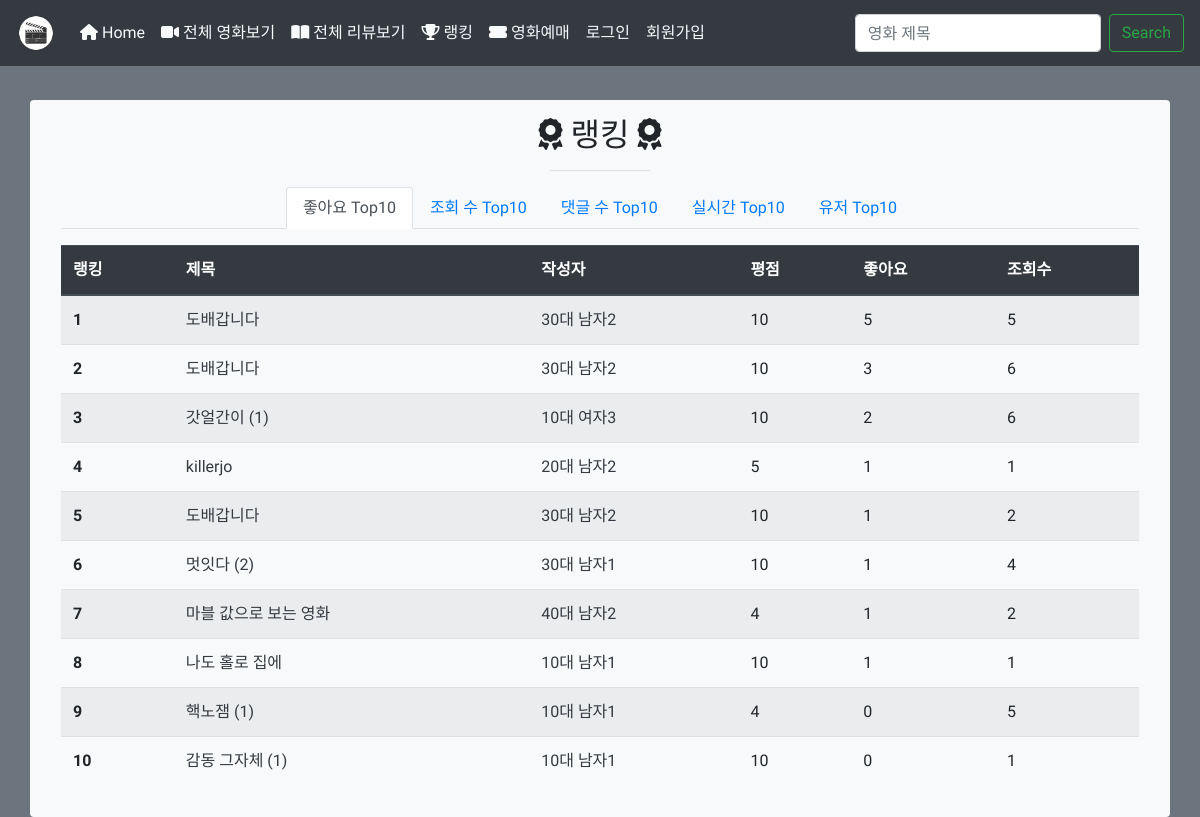
/rank/, run on the app's committed database.
### movies/models.py (models this page shows)
class Review(models.Model):
    title = models.CharField(max_length=100)
    movie = models.ForeignKey(Movie,
                             on_delete=models.CASCADE)
    rank = models.IntegerField()
    content = models.TextField()
    created_at = models.DateTimeField(auto_now_add=True)
    updated_at = models.DateTimeField(auto_now=True)
    user = models.ForeignKey(settings.AUTH_USER_MODEL,
                             on_delete=models.CASCADE)
    hit = models.PositiveIntegerField(default=0)
    like_users = models.ManyToManyField(settings.AUTH_USER_MODEL,
                            related_name='like_reviews')
    dislike_users = models.ManyToManyField(settings.AUTH_USER_MODEL,
                            related_name='dislike_reviews')
    user_hit_time = models.ManyToManyField(settings.AUTH_USER_MODEL,
                            related_name='hit_time_reviews')

### accounts/models.py (models this page shows)
class User(AbstractUser):
    age = models.IntegerField(default=0)
    rrn = models.IntegerField(default=0)
    sex = models.CharField(max_length=10, default='남')
    followings = models.ManyToManyField(
        settings.AUTH_USER_MODEL,
        related_name='follower'
        )
    followers = models.ManyToManyField(
        settings.AUTH_USER_MODEL,
        related_name='following'
        )
    nickname = models.CharField(max_length=20)

### movies/views.py (the view)
# urls.py: path('rank/', views.rank, name='rank'),
def rank(request):
    users_with_admin = User.objects.all()
    users = []
    for user in users_with_admin:
        if not user.is_superuser:
            users.append(user)
    movies = Movie.objects.all()
    manyLikedMoviess = []
    for movie in movies:
        manyLikedMoviess.append((movie.like_users.count(), movie))
    manyLikedMoviess.sort(reverse=True, key = lambda x : x[0])
    manyLikedMovies = []
    for movie in manyLikedMoviess[:10]:
        manyLikedMovies.append(movie[1])
    reviews = Review.objects.all()
    manyLikedReviewss = []
    for review in reviews:
        manyLikedReviewss.append((review.like_users.count(), review))
    manyLikedReviewss.sort(reverse=True, key = lambda x : x[0])
    manyLikedReviews = []
    for review in manyLikedReviewss[:10]:
        manyLikedReviews.append(review[1])
    manyHitsReviews = []
    manyHitsReviews_list = reviews.order_by('-hit')
    for review in manyHitsReviews_list[:10]:
        manyHitsReviews.append(review)
    manyCommentsReviews_list = []
    for review in reviews:
        manyCommentsReviews_list.append((review.comment_set.count(), review))
    manyCommentsReviews_list.sort(reverse=True, key = lambda x : x[0])
    manyCommentsReviews = []
    for review in manyCommentsReviews_list[:10]:
        manyCommentsReviews.append(review[1])
    live_movie_history = Moviehistory.objects.all()
    live_movie_dict = {}
    for history in live_movie_history:
        if history.movie in live_movie_dict:
            live_movie_dict[history.movie] += 1
        else:
            live_movie_dict[history.movie] = 1
    live_movie_list = []
    for key in live_movie_dict:
        live_movie_list.append((live_movie_dict[key], key))
    live_movie_list.sort(reverse=True, key = lambda x : x[0])
    live_movies = []
    min_num = min(10, len(live_movie_list))
    for i in range(min_num):
        live_movies.append(live_movie_list[i][1])
    live_review_history = Reviewhistory.objects.all()
    live_review_dict = {}
    for history in live_review_history:
        if history.review in live_review_dict:
            live_review_dict[history.review] += 1
        else:
            live_review_dict[history.review] = 1
    live_review_list = []
    for key in live_review_dict:
        live_review_list.append((live_review_dict[key], key))
    live_review_list.sort(reverse=True, key = lambda x : x[0])
    live_reviews = []
    min_num = min(10, len(live_review_list))
    for i in range(min_num):
        live_reviews.append(live_review_list[i][1])
    users_list = User.objects.all()
    users = []
    for u in users_list:
        if not u.is_superuser:
            users.append((u, Review.objects.filter(user=u).count(), Comment.objects.filter(user=u).count()))
    users.sort(reverse=True, key = lambda x : (x[1], x[2]))
    users_rank = []
    for u in users[:10]:
        users_rank.append(u[0])
    context = {
        'manyLikedMovies':manyLikedMovies,
        'manyLikedReviews':manyLikedReviews,
        'manyHitsReviews':manyHitsReviews,
        'manyCommentsReviews':manyCommentsReviews,
        'live_movies':live_movies,
        'live_reviews':live_reviews,
        'users_rank':users_rank,
    }
    return render(request, 'movies/rank.html', context)

### movies/templates/movies/rank.html (shortened to what this page needs)
{% extends 'base.html' %}
{% load static %}
{% load bootstrap4 %}
{% load bootstrap_pagination %}
{% block body %}
    <div class="container">
      <div class="row">
        <div class="col">
          <h2 style="text-align:center;"><i class="fas fa-award"></i> 랭킹 <i class="fas fa-award"></i></h2>
          <hr width="100px">
            <ul class="nav nav-tabs justify-content-center">
              <li class="nav-item">
                <a class="nav-link active" data-toggle="tab" href="#liked">좋아요 Top10</a>
              </li>
              <li class="nav-item">
                <a class="nav-link" data-toggle="tab" href="#hits">조회 수 Top10</a>
              </li>
              <li class="nav-item">
                <a class="nav-link" data-toggle="tab" href="#comments">댓글 수 Top10</a>
              </li>
              <li class="nav-item">
                <a class="nav-link" data-toggle="tab" href="#live">실시간 Top10</a>
              </li>
              <li class="nav-item">
                <a class="nav-link" data-toggle="tab" href="#user_rank">유저 Top10</a>
              </li>
            </ul>
            <div class="tab-content">
              <div class="tab-pane fade show active" id="liked">
              <p>
                <table class="table table-striped">
                  <thead class="thead-dark">
                    <tr>
                      <th scope="col">랭킹</th>
                      <th scope="col">제목</th>
                      <th scope="col">작성자</th>
                      <th scope="col">평점</th>
                      <th scope="col">좋아요</th>
                      <th scope="col">조회수</th>
                    </tr>
                  </thead>
                  {% for review in manyLikedReviews %}
                    <tr>
                      <th scope="row">{{ forloop.counter }}</th>
                      <td><a href="{% url 'movies:review_detail' review.movie.pk review.pk %}" class="text-dark">{{review.title}}
                      {% if review.comment_set.all.count > 0 %}
                        <span>({{ review.comment_set.all.count }})</span>
                      {% endif %}
                      </a></th>
                      <td><a href="{% url 'accounts:detail' review.user.pk %}" class="text-dark">{{ review.user.nickname }}</a></td>
                      <td>{{ review.rank }}</td>
                      <td>{{review.like_users.count}}</td>
                      <td>{{ review.hit }}</td>
                    </tr>
                    {% endfor %}
                </table>
                </p>
              </div>
            </div>
        </div>
      </div>
    </div>
{% endblock %}

### templates/base.html (style rules this page uses)
body { font-family: 'Jua', sans-serif; }

### data on the page
Review: title "도배갑니다", user.nickname "30대 남자2", rank "10", like_users.count "5", hit "5"
Review: title "도배갑니다", user.nickname "30대 남자2", rank "10", like_users.count "3", hit "6"
Review: title "갓얼간이", comment_set.all.count "1", user.nickname "10대 여자3", rank "10", like_users.count "2", hit "6"
Review: title "killerjo", user.nickname "20대 남자2", rank "5", like_users.count "1", hit "1"
Review: title "도배갑니다", user.nickname "30대 남자2", rank "10", like_users.count "1", hit "2"
Review: title "멋잇다", comment_set.all.count "2", user.nickname "30대 남자1", rank "10", like_users.count "1", hit "4"
Review: title "마블 값으로 보는 영화", user.nickname "40대 남자2", rank "4", like_users.count "1", hit "2"
Review: title "나도 홀로 집에", user.nickname "10대 남자1", rank "10", like_users.count "1", hit "1"
Review: title "핵노잼", comment_set.all.count "1", user.nickname "10대 남자1", rank "4", like_users.count "0", hit "5"
Review: title "감동 그자체", comment_set.all.count "1", user.nickname "10대 남자1", rank "10", like_users.count "0", hit "1"
